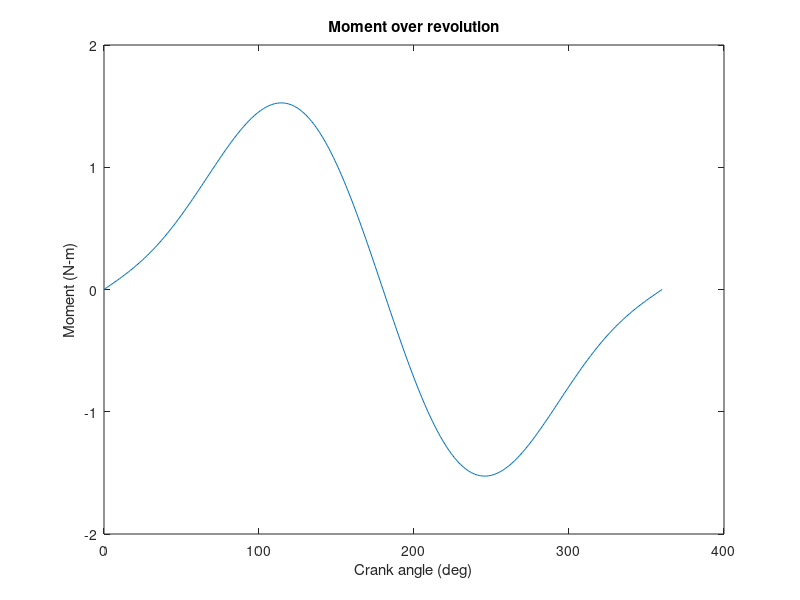
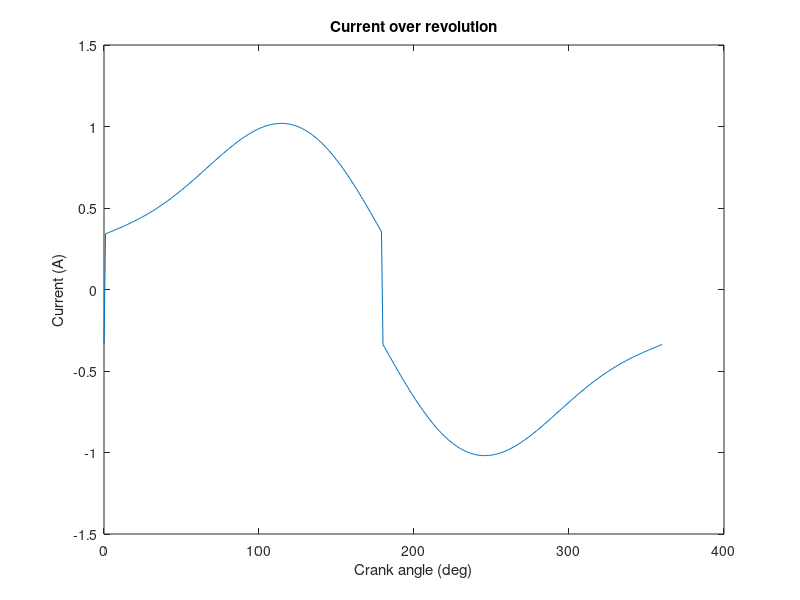
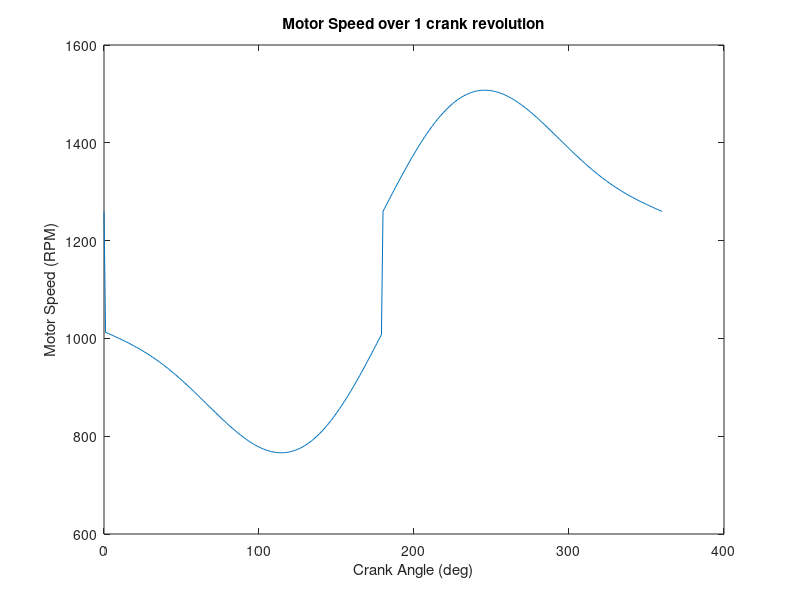
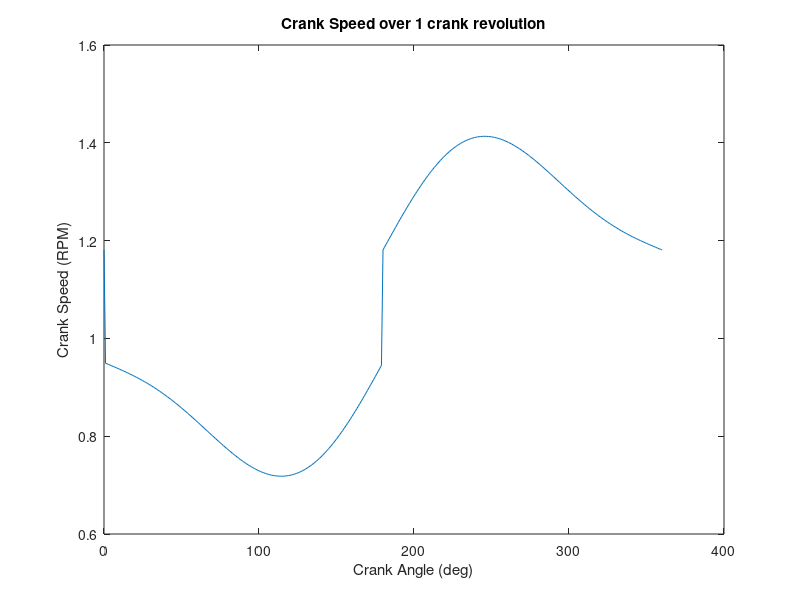

The MATLAB source for these figures, in order:
clear all; close all; clc;


preload = 24.91 ; % Newtons, 5.6 lbf
k = 2084 ; % N/m, 11.9lbF
theta_crank = linspace(0,360,361); % deg, = theta2
r_crank = 0.020; % m
k_motor = 0.0021; 

t_friction  = 0.000709; % N-m
gear_ratio = 1066.7;

%% solving for torque 
moment_arm = r_crank*sind(theta_crank);

displacement = r_crank - r_crank*cosd(theta_crank);

F = preload + k.*displacement;

t_gearbox = moment_arm .* F;

figure(1)
plot(theta_crank, t_gearbox);
title("Moment over revolution");
xlabel("Crank angle (deg)");
ylabel("Moment (N-m)");

% avg_m = mean(abs(t_gearbox));
% max_m = max(abs(t_gearbox));

%% solving for current from motor over cycle

t_motor = t_gearbox / gear_ratio;

for i = 1:length(t_motor)
    if t_motor(i) > 0 % mmotor is driving
        current(i) = (t_motor(i) + t_friction)./k_motor;
    else 
        current(i) = (t_motor(i) - t_friction)./k_motor;
    end
end

current_pos = max(current, 0);
current_abs = abs(current);

figure(2)
plot(theta_crank, current);
title("Current over revolution");
xlabel("Crank angle (deg)");
ylabel("Current (A)");

%% solving for speed 
V_app = 2.5; % V
R = 0.8; % Ohm

speed_motor = (V_app - current*R) / k_motor; % rad /s
speed_crank = speed_motor / gear_ratio;

figure(3)
plot(theta_crank, speed_motor * 180/pi / 60);
title("Motor Speed over 1 crank revolution");
xlabel("Crank Angle (deg)");
ylabel("Motor Speed (RPM)");


figure(4)
plot(theta_crank, speed_crank * 180/ pi / 60);
title("Crank Speed over 1 crank revolution");
xlabel("Crank Angle (deg)");
ylabel("Crank Speed (RPM)");


%% integrating for current / time trapz stuff T__T

theta_crank_rad = theta_crank * pi / 180;
dtheta_crank = diff(theta_crank_rad);
speed_crank_avg = (speed_crank(1:end-1) + speed_crank(2:end)) / 2;
dt = dtheta_crank ./ speed_crank_avg;
time = [0, cumsum(dt)];

T_cycle = time(end);
average_current = trapz(time, current_abs) / T_cycle

%% plot of pos over time to 

theta_motor = theta_crank * gear_ratio;

figure(5)
plot(time, theta_crank);
xlabel('Time (s)');
ylabel('Crank Angle (deg)');
title('Crank Angle over Time');

figure(6)
plot(time, theta_motor);
xlabel('Time (s)');
ylabel("Motor theta  (deg)");
title("Motor theta over time");


